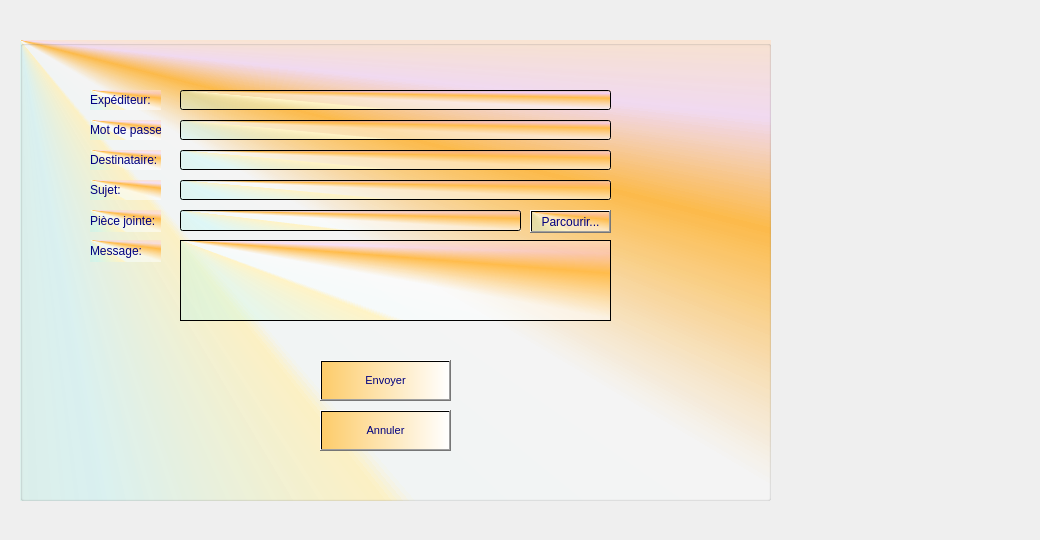
     <widget class="QWidget" name="tab_6">
      <attribute name="title">
       <string>Mail</string>
      </attribute>
      <widget class="QLabel" name="label_18">
       <property name="geometry">
        <rect>
         <x>-20</x>
         <y>0</y>
         <width>1031</width>
         <height>531</height>
        </rect>
       </property>
       <property name="text">
        <string/>
       </property>
       <property name="pixmap">
        <pixmap>../../../../images_projets/macaron-4701986_1920.jpg</pixmap>
       </property>
      </widget>
      <widget class="QGroupBox" name="groupBox_suppCa_5">
       <property name="geometry">
        <rect>
         <x>20</x>
         <y>40</y>
         <width>751</width>
         <height>461</height>
        </rect>
       </property>
       <property name="font">
        <font>
         <family>MS Shell Dlg 2</family>
         <pointsize>8</pointsize>
         <weight>50</weight>
         <italic>false</italic>
         <bold>false</bold>
        </font>
       </property>
       <property name="cursor">
        <cursorShape>ArrowCursor</cursorShape>
       </property>
       <property name="acceptDrops">
        <bool>false</bool>
       </property>
       <property name="layoutDirection">
        <enum>Qt::LeftToRight</enum>
       </property>
       <property name="autoFillBackground">
        <bool>false</bool>
       </property>
       <property name="styleSheet">
        <string notr="true">color:rgb(0, 0, 127);
font: 8pt &quot;MS Shell Dlg 2&quot;;

background-color: qconicalgradient(cx:0, cy:0, angle:135, stop:0 rgba(255, 192, 86, 255), stop:0.39196 rgba(170, 255, 255, 69), stop:0.447236 rgba(255, 243, 198, 255), stop:0.452261 rgba(249, 255, 255, 131), stop:0.502513 rgba(255, 255, 255, 130), stop:0.562814 rgba(255, 188, 75, 255), stop:0.59799 rgba(255, 170, 255, 69), stop:0.648241 rgba(255, 235, 182, 255));</string>
       </property>
       <property name="title">
        <string/>
       </property>
       <widget class="QLabel" name="label_19">
        <property name="geometry">
         <rect>
          <x>70</x>
          <y>50</y>
          <width>71</width>
          <height>20</height>
         </rect>
        </property>
        <property name="text">
         <string>Expéditeur:</string>
        </property>
       </widget>
       <widget class="QLabel" name="label_20">
        <property name="geometry">
         <rect>
          <x>70</x>
          <y>80</y>
          <width>71</width>
          <height>20</height>
         </rect>
        </property>
        <property name="text">
         <string>Mot de passe:</string>
        </property>
       </widget>
       <widget class="QLabel" name="label_21">
        <property name="geometry">
         <rect>
          <x>70</x>
          <y>140</y>
          <width>71</width>
          <height>20</height>
         </rect>
        </property>
        <property name="text">
         <string>Sujet:</string>
        </property>
       </widget>
       <widget class="QLabel" name="label_22">
        <property name="geometry">
         <rect>
          <x>70</x>
          <y>200</y>
          <width>71</width>
          <height>22</height>
         </rect>
        </property>
        <property name="text">
         <string>Message:</string>
        </property>
       </widget>
       <widget class="QLineEdit" name="uname_2">
        <property name="geometry">
         <rect>
          <x>160</x>
          <y>50</y>
          <width>431</width>
          <height>20</height>
         </rect>
        </property>
       </widget>
       <widget class="QLineEdit" name="paswd_2">
        <property name="geometry">
         <rect>
          <x>160</x>
          <y>80</y>
          <width>431</width>
          <height>20</height>
         </rect>
        </property>
        <property name="inputMask">
         <string/>
        </property>
        <property name="echoMode">
         <enum>QLineEdit::Password</enum>
        </property>
       </widget>
       <widget class="QLineEdit" name="rcpt_2">
        <property name="geometry">
         <rect>
          <x>160</x>
          <y>110</y>
          <width>431</width>
          <height>20</height>
         </rect>
        </property>
       </widget>
       <widget class="QLineEdit" name="subject_2">
        <property name="geometry">
         <rect>
          <x>160</x>
          <y>140</y>
          <width>431</width>
          <height>20</height>
         </rect>
        </property>
       </widget>
       <widget class="QPlainTextEdit" name="msg_2">
        <property name="geometry">
         <rect>
          <x>160</x>
          <y>200</y>
          <width>431</width>
          <height>81</height>
         </rect>
        </property>
       </widget>
       <widget class="QLabel" name="label_23">
        <property name="geometry">
         <rect>
          <x>70</x>
          <y>110</y>
          <width>71</width>
          <height>20</height>
         </rect>
        </property>
        <property name="text">
         <string>Destinataire:</string>
        </property>
       </widget>
       <widget class="QPushButton" name="exitBtn_2">
        <property name="geometry">
         <rect>
          <x>300</x>
          <y>370</y>
          <width>131</width>
          <height>41</height>
         </rect>
        </property>
        <property name="font">
         <font>
          <family>MS Shell Dlg 2</family>
          <pointsize>8</pointsize>
          <weight>50</weight>
          <italic>false</italic>
          <bold>false</bold>
          <underline>false</underline>
          <strikeout>false</strikeout>
         </font>
        </property>
        <property name="styleSheet">
         <string notr="true">background-color: qlineargradient(spread:pad, x1:0, y1:0, x2:1, y2:0, stop:0 rgba(253, 204, 106, 255), stop:1 rgba(255, 255, 255, 255));
color: rgb(0, 0, 127);
</string>
        </property>
        <property name="text">
         <string>Annuler</string>
        </property>
        <property name="icon">
         <iconset>
          <normaloff>../../../../images_projets/error.png</normaloff>../../../../images_projets/error.png</iconset>
        </property>
        <property name="iconSize">
         <size>
          <width>30</width>
          <height>50</height>
         </size>
        </property>
        <property name="checkable">
         <bool>false</bool>
        </property>
        <property name="autoRepeatDelay">
         <number>303</number>
        </property>
       </widget>
       <widget class="QPushButton" name="sendBtn_2">
        <property name="geometry">
         <rect>
          <x>300</x>
          <y>320</y>
          <width>131</width>
          <height>41</height>
         </rect>
        </property>
        <property name="font">
         <font>
          <family>MS Shell Dlg 2</family>
          <pointsize>8</pointsize>
          <weight>50</weight>
          <italic>false</italic>
          <bold>false</bold>
          <underline>false</underline>
          <strikeout>false</strikeout>
         </font>
        </property>
        <property name="styleSheet">
         <string notr="true">background-color: qlineargradient(spread:pad, x1:0, y1:0, x2:1, y2:0, stop:0 rgba(253, 204, 106, 255), stop:1 rgba(255, 255, 255, 255));
color: rgb(0, 0, 127);
</string>
        </property>
        <property name="text">
         <string>Envoyer</string>
        </property>
        <property name="icon">
         <iconset>
          <normaloff>../../../../images_projets/loading.gif</normaloff>../../../../images_projets/loading.gif</iconset>
        </property>
        <property name="iconSize">
         <size>
          <width>30</width>
          <height>50</height>
         </size>
        </property>
        <property name="checkable">
         <bool>false</bool>
        </property>
        <property name="autoRepeatDelay">
         <number>303</number>
        </property>
       </widget>
       <widget class="QPushButton" name="browseBtn_2">
        <property name="geometry">
         <rect>
          <x>510</x>
          <y>170</y>
          <width>81</width>
          <height>23</height>
         </rect>
        </property>
        <property name="text">
         <string>Parcourir...</string>
        </property>
       </widget>
       <widget class="QLineEdit" name="file_2">
        <property name="geometry">
         <rect>
          <x>160</x>
          <y>170</y>
          <width>341</width>
          <height>21</height>
         </rect>
        </property>
        <property name="readOnly">
         <bool>true</bool>
        </property>
       </widget>
       <widget class="QLabel" name="label_24">
        <property name="geometry">
         <rect>
          <x>70</x>
          <y>170</y>
          <width>71</width>
          <height>22</height>
         </rect>
        </property>
        <property name="text">
         <string>Pièce jointe:</string>
        </property>
       </widget>
      </widget>
     </widget>
